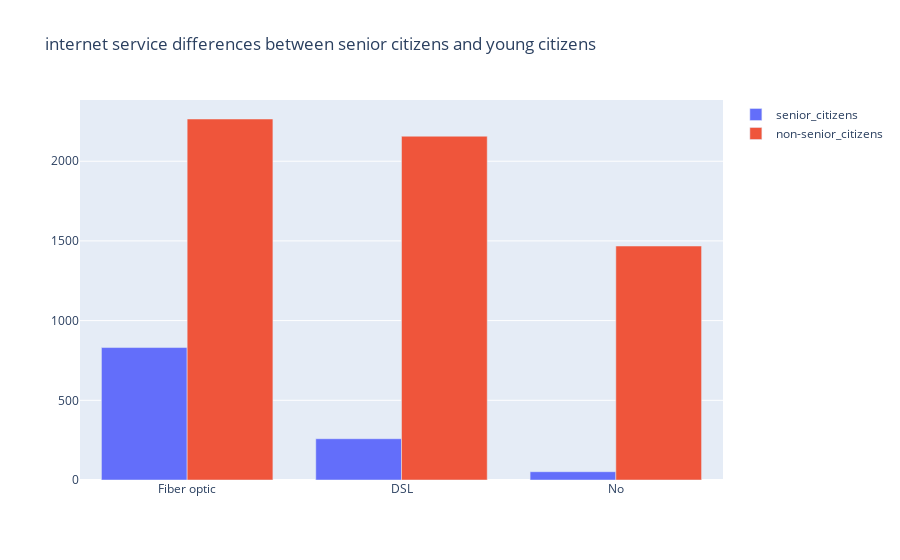

Here is the notebook cell this chart was saved with:
### Code cell
fig = go.Figure(
    [go.Bar(x = sen.InternetService.value_counts().index.tolist(), y = sen.InternetService.value_counts().values.tolist(), name = "senior_citizens"),
    go.Bar(x = no_sen.InternetService.value_counts().index.tolist(), y = no_sen.InternetService.value_counts().values.tolist(), name = "non-senior_citizens")]
)
fig.update_layout(barmode = "group", title = "internet service differences between senior citizens and young citizens")

### Figure 1 — Plotly figure (JSON) as saved in the notebook; plotly's stock layout.template omitted (floating-point values rounded to 4 significant figures)
{"data": [{"name": "senior_citizens", "type": "bar", "x": ["Fiber optic", "DSL", "No"], "y": [831, 259, 52]}, {"name": "non-senior_citizens", "type": "bar", "x": ["Fiber optic", "DSL", "No"], "y": [2265, 2157, 1468]}], "layout": {"barmode": "group", "title": {"text": "internet service differences between senior citizens and young citizens"}}}
